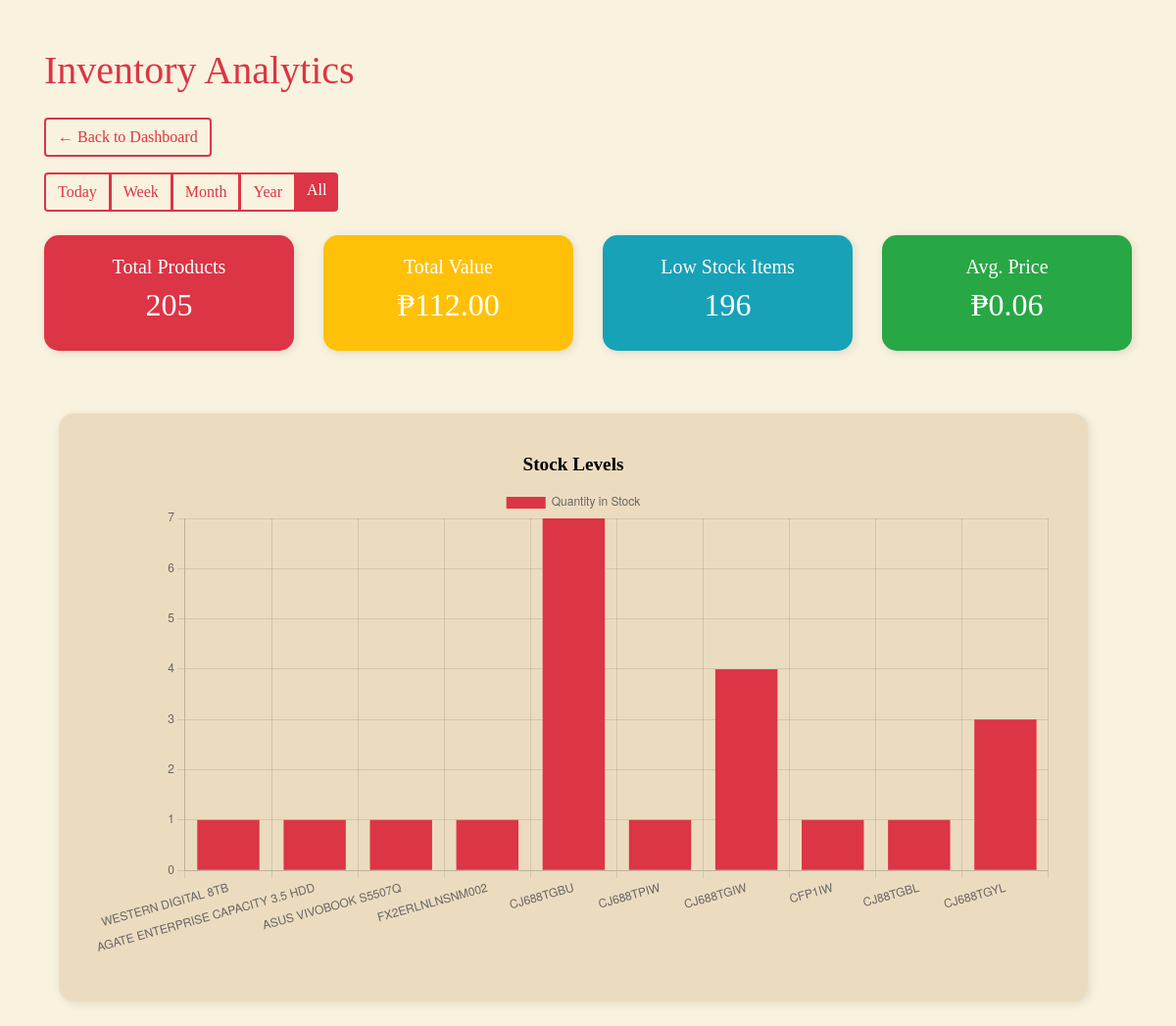
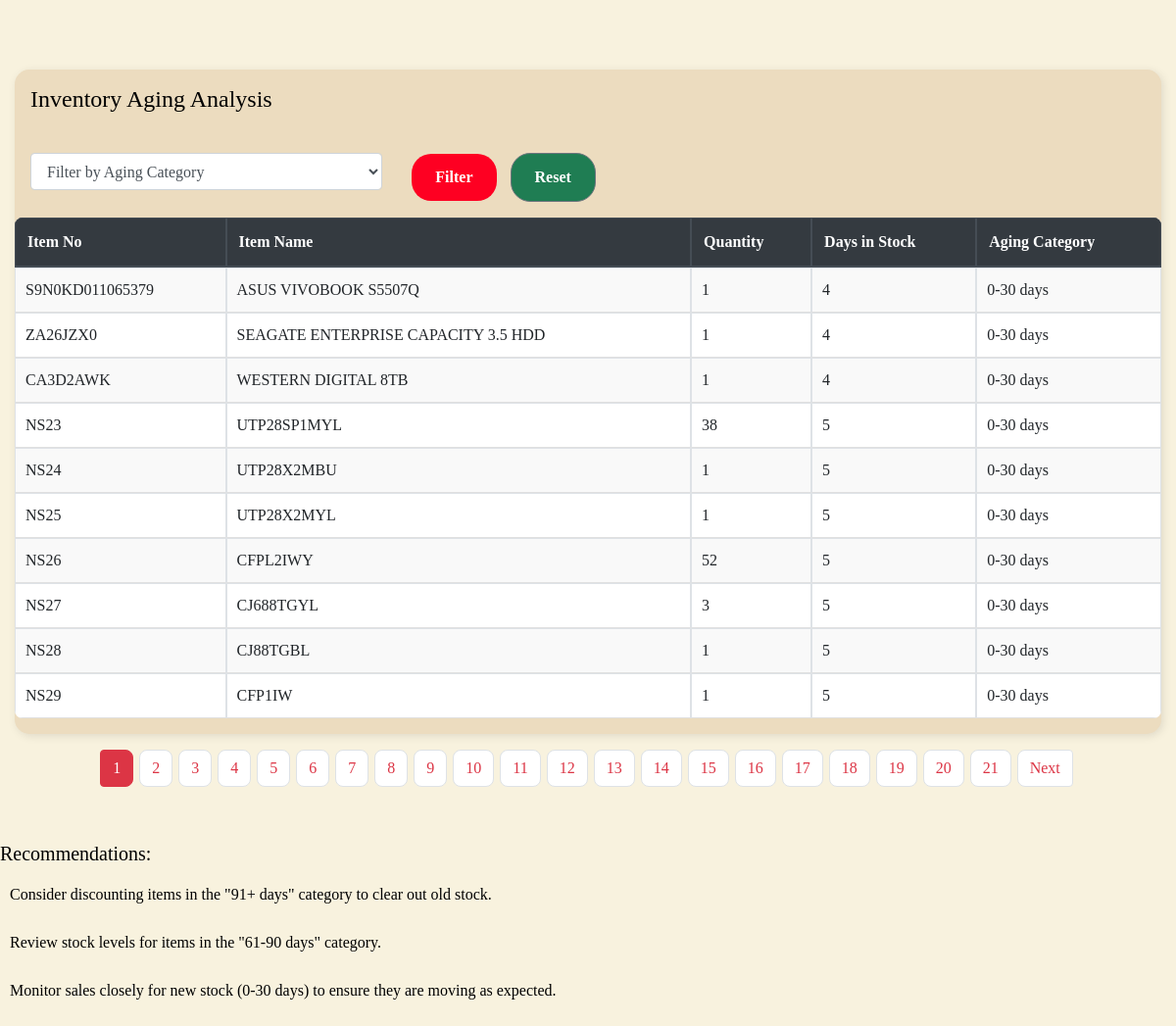
Page /analytics.php (signed in) on the committed database (2 pictures, top to bottom).
### tables this page shows
CREATE TABLE `products` (
  `id` int(11) NOT NULL,
  `item_no` varchar(50) NOT NULL,
  `item_name` varchar(255) NOT NULL,
  `description` text DEFAULT NULL,
  `area` varchar(50) DEFAULT NULL,
  `shelf_bin` varchar(50) DEFAULT NULL,
  `quantity` int(11) NOT NULL,
  `unit` varchar(20) DEFAULT NULL,
  `remarks` text DEFAULT NULL,
  `quantity2` int(11) DEFAULT NULL,
  `pullout_to` varchar(255) DEFAULT NULL,
  `client_name` varchar(255) DEFAULT NULL,
  `date_pullout` date DEFAULT NULL,
  `pullout_by` varchar(255) DEFAULT NULL,
  `remaining_qty` int(11) DEFAULT NULL,
  `price` decimal(10,2) NOT NULL,
  `created_at` timestamp NOT NULL DEFAULT current_timestamp(),
  `updated_at` timestamp NOT NULL DEFAULT current_timestamp() ON UPDATE current_timestamp()
);

### analytics.php (the view, shortened to what this page needs)
<?php
include 'db.php';
try {
    $filter = $_GET['filter'] ?? 'all';
    $conditions = [
        'today' => "DATE(created_at) = CURDATE()",
        'week' => "YEARWEEK(created_at) = YEARWEEK(CURDATE())",
        'month' => "MONTH(created_at) = MONTH(CURDATE())",
        'year' => "YEAR(created_at) = YEAR(CURDATE())",
        'all' => "1=1"
    ];
    $time_condition = $conditions[$filter] ?? '1=1';
    $metrics = [
        'total_products' => $pdo->query("SELECT COUNT(*) FROM products WHERE $time_condition")->fetchColumn(),
        'total_value' => $pdo->query("SELECT SUM(quantity * price) FROM products WHERE $time_condition")->fetchColumn(),
        'low_stock' => $pdo->query("SELECT COUNT(*) FROM products WHERE quantity < 10 AND $time_condition")->fetchColumn(),
        'avg_price' => $pdo->query("SELECT AVG(price) FROM products WHERE $time_condition")->fetchColumn()
    ];
    $chart_data = $pdo->query("
        SELECT item_name, quantity, area
        FROM products
        WHERE $time_condition
        ORDER BY created_at DESC
        LIMIT 10
    ")->fetchAll(PDO::FETCH_ASSOC);
    $aging_filter = $_GET['aging_filter'] ?? '';
    $page = isset($_GET['page']) ? (int)$_GET['page'] : 1;
    $limit = 10;
    $offset = ($page - 1) * $limit;
    $query_inventory_aging = "
        SELECT
            item_no,
            item_name,
            quantity,
            DATEDIFF(CURDATE(), created_at) AS days_in_stock,
            CASE
                WHEN DATEDIFF(CURDATE(), created_at) <= 30 THEN '0-30 days'
                WHEN DATEDIFF(CURDATE(), created_at) <= 60 THEN '31-60 days'
                WHEN DATEDIFF(CURDATE(), created_at) <= 90 THEN '61-90 days'
                ELSE '91+ days'
            END AS aging_category
        FROM products
        WHERE $time_condition
    ";
    $query_inventory_aging .= " ORDER BY days_in_stock LIMIT $limit OFFSET $offset";
    $result_inventory_aging = mysqli_query($conn, $query_inventory_aging);
    $total_query = "
        SELECT COUNT(*) AS total FROM (
            SELECT
                item_no,
                item_name,
                quantity,
                DATEDIFF(CURDATE(), created_at) AS days_in_stock,
                CASE
                    WHEN DATEDIFF(CURDATE(), created_at) <= 30 THEN '0-30 days'
                    WHEN DATEDIFF(CURDATE(), created_at) <= 60 THEN '31-60 days'
                    WHEN DATEDIFF(CURDATE(), created_at) <= 90 THEN '61-90 days'
                    ELSE '91+ days'
                END AS aging_category
            FROM products
            WHERE $time_condition
        ) AS aging_table
    ";
    $total_result = mysqli_query($conn, $total_query);
    $total_row = mysqli_fetch_assoc($total_result);
    $total_records = $total_row['total'];
    $total_pages = ceil($total_records / $limit);
} catch (PDOException $e) {
    die("Analytics error: " . $e->getMessage());
}
?>
<!DOCTYPE html>
<html>
<head>
    <link rel="stylesheet" href="https://stackpath.bootstrapcdn.com/bootstrap/4.5.2/css/bootstrap.min.css">
    <link rel="stylesheet" href="analytics.css">
</head>
<body>
    <div class="container py-5">
        <h1 class="text-danger mb-4">Inventory Analytics</h1>
        <div class="mb-3">
    <a href="dashboard.php" class="btn btn-outline-danger">← Back to Dashboard</a>
</div>
        <div class="mb-4">
            <div class="btn-group">
                <?php foreach(['today', 'week', 'month', 'year', 'all'] as $period): ?>
                    <a href="?filter=<?= $period ?>"
                       class="btn btn-<?= $filter === $period ? 'danger' : 'outline-danger' ?>">
                        <?= ucfirst($period) ?>
                    </a>
                <?php endforeach; ?>
            </div>
        </div>
        <div class="row mb-5">
            <div class="col-md-3">
                <div class="card text-white bg-danger mb-3">
                    <div class="card-body">
                        <h5>Total Products</h5>
                        <h2><?= number_format($metrics['total_products']) ?></h2>
                    </div>
                </div>
            </div>
            <div class="col-md-3">
                <div class="card text-white bg-warning mb-3">
                    <div class="card-body">
                        <h5>Total Value</h5>
                        <h2>₱<?= number_format($metrics['total_value'], 2) ?></h2>
                    </div>
                </div>
            </div>
            <div class="col-md-3">
                <div class="card text-white bg-info mb-3">
                    <div class="card-body">
                        <h5>Low Stock Items</h5>
                        <h2><?= number_format($metrics['low_stock']) ?></h2>
                    </div>
                </div>
            </div>
            <div class="col-md-3">
                <div class="card text-white bg-success mb-3">
                    <div class="card-body">
                        <h5>Avg. Price</h5>
                        <h2>₱<?= number_format($metrics['avg_price'], 2) ?></h2>
                    </div>
                </div>
            </div>
        </div>
<div class="col-md-6">
    <div class="card mb-4 chart-card">
        <div class="card-body">
            <h5 class="card-title">Stock Levels</h5>
            <canvas id="stockChart"></canvas>
        </div>
    </div>
</div>
        </div>
    <div class="container-fluid content">
    <div class="card mt-4">
        <h4 class="p-3">Inventory Aging Analysis</h4>
    <form method="GET" class="p-3">
        <div class="row">
            <div class="col-md-4">
                <select name="aging_filter" class="form-control">
                    <option value="">Filter by Aging Category</option>
                </select>
            </div>
            <div class="col-md-4">
                <button type="submit" class="btn btn-primary">Filter</button>
                <a href="analytics.php" class="btn btn-secondary">Reset</a>
            </div>
        </div>
    </form>
        <div class="table-responsive">
            <table class="table table-bordered">
                <thead class="thead-dark">
                    <tr>
                        <th>Item No</th>
                        <th>Item Name</th>
                        <th>Quantity</th>
                        <th>Days in Stock</th>
                        <th>Aging Category</th>
                    </tr>
                </thead>
                <tbody>
                    <?php while ($row = mysqli_fetch_assoc($result_inventory_aging)): ?>
                    <tr>
                        <td><?= $row['item_no'] ?></td>
                        <td><?= $row['item_name'] ?></td>
                        <td><?= $row['quantity'] ?></td>
                        <td><?= $row['days_in_stock'] ?></td>
                        <td><?= $row['aging_category'] ?></td>
                    </tr>
                    <?php endwhile; ?>
                </tbody>
            </table>
        </div>
    </div>
     <nav class="p-3">
        <ul class="pagination justify-content-center">
            <?php for ($i = 1; $i <= $total_pages; $i++): ?>
                <li class="page-item <?= ($i == $page) ? 'active' : '' ?>">
                    <a class="page-link" href="?page=<?= $i ?>&aging_filter=<?= $aging_filter ?>"><?= $i ?></a>
                </li>
            <?php endfor; ?>
            <?php if ($page < $total_pages): ?>
                <li class="page-item">
                    <a class="page-link" href="?page=<?= $page + 1 ?>&aging_filter=<?= $aging_filter ?>">Next</a>
                </li>
            <?php endif; ?>
        </ul>
    </nav>
</div>
    <div class="mt-4">
        <h5>Recommendations:</h5>
        <ul>
            <li>Consider discounting items in the "91+ days" category to clear out old stock.</li>
            <li>Review stock levels for items in the "61-90 days" category.</li>
            <li>Monitor sales closely for new stock (0-30 days) to ensure they are moving as expected.</li>
        </ul>
    </div>
    <script>
        // Stock Levels Chart
        new Chart(document.getElementById('stockChart'), {
            type: 'bar',
            data: {
                labels: <?= json_encode(array_column($chart_data, 'item_name')) ?>,
                datasets: [{
                    label: 'Quantity in Stock',
                    data: <?= json_encode(array_column($chart_data, 'quantity')) ?>,
                    backgroundColor: '#dc3545'
                }]
            }
        });
        // Storage Distribution Chart
        new Chart(document.getElementById('storageChart'), {
            type: 'pie',
            data: {
                labels: <?= json_encode(array_unique(array_column($chart_data, 'area'))) ?>,
                datasets: [{
                    data: <?= json_encode(array_count_values(array_column($chart_data, 'area'))) ?>,
                    backgroundColor: ['#dc3545', '#ffc107', '#28a745', '#17a2b8']
                }]
            }
        });
    </script>
</body>
</html>

### analytics.css (style rules this page uses)
body { background-color: #f8f2de; font-family: "Baskerville Old Face"; color: #000000; }
.card { border-radius: 15px; box-shadow: 2px 2px 10px rgba(0, 0, 0, 0.1); border: none; background-color: #ecdcbf; }
.chart-card { width: 1050px; margin: 20px auto; padding: 20px; }
.card-body { text-align: center; }
.btn-outline-danger { border-width: 2px; }
.btn-danger { background-color: #dc3545; border: none; }
.table { border-collapse: separate; border-spacing: 0; width: 100%; background-color: white; border-radius: 8px; overflow: hidden; }
.table th { background-color: #dc3545; color: white; padding: 12px; text-align: left; }
.table td { padding: 10px; border-bottom: 1px solid #e0e0e0; }
.table tbody tr:nth-child(odd) { background-color: #f9f9f9; }
canvas { max-width: 100%; height: auto !important; }
.card-title { font-size: 1.2rem; font-weight: bold; }
.pagination .page-link { color: #dc3545; border-radius: 8px; margin: 0 3px; }
.pagination .page-item.active .page-link { background-color: #dc3545; border-color: #dc3545; color: white; }
.mt-4 ul { list-style: none; padding: 0; }
.mt-4 li { padding: 10px; border-radius: 5px; margin-bottom: 5px; }
.btn-primary { background-color: #fe0022; color: white; padding: 12px 24px; border-radius: 20px; font-weight: bold; transition: background-color 0.3s ease; text-decoration: none; display: inline-block; margin-right: 10px; border: none; }
.btn-secondary { background-color: #1f7d53; color: #ffffff; padding: 12px 24px; border-radius: 20px; font-weight: bold; text-decoration: none; display: inline-block; transition: background-color 0.3s ease; border-radius: 20px; margin-right: 10px; }

### rows in the picture
products: item_no "S9N0KD011065379", item_name "ASUS VIVOBOOK S5507Q", quantity "1", days_in_stock "4", aging_category "0-30 days"
products: item_no "ZA26JZX0", item_name "SEAGATE ENTERPRISE CAPACITY 3.5 HDD", quantity "1", days_in_stock "4", aging_category "0-30 days"
products: item_no "CA3D2AWK", item_name "WESTERN DIGITAL 8TB", quantity "1", days_in_stock "4", aging_category "0-30 days"
products: item_no "NS23", item_name "UTP28SP1MYL", quantity "38", days_in_stock "5", aging_category "0-30 days"
products: item_no "NS24", item_name "UTP28X2MBU", quantity "1", days_in_stock "5", aging_category "0-30 days"
products: item_no "NS25", item_name "UTP28X2MYL", quantity "1", days_in_stock "5", aging_category "0-30 days"
products: item_no "NS26", item_name "CFPL2IWY", quantity "52", days_in_stock "5", aging_category "0-30 days"
products: item_no "NS27", item_name "CJ688TGYL", quantity "3", days_in_stock "5", aging_category "0-30 days"
products: item_no "NS28", item_name "CJ88TGBL", quantity "1", days_in_stock "5", aging_category "0-30 days"
products: item_no "NS29", item_name "CFP1IW", quantity "1", days_in_stock "5", aging_category "0-30 days"

### other values in the picture
$period "Today"
$period "Week"
$period "Month"
$period "Year"
$period "All"
$metrics['total_products'] "205"
$metrics['total_value'] "112.00"
$metrics['low_stock'] "196"
$metrics['avg_price'] "0.06"
chart data {{ json_encode(array_column($chart_data, 'item_name')) }} ["WESTERN DIGITAL 8TB","SEAGATE ENTERPRISE CAPACITY 3.5 HDD","ASUS VIVOBOOK S5507Q","FX2ERLNLNSNM002","CJ688TGBU","CJ688TPIW","CJ688TGIW","CFP1IW","CJ88TGBL","CJ688TGYL"]
chart data {{ json_encode(array_column($chart_data, 'quantity')) }} [1,1,1,1,7,1,4,1,1,3]
